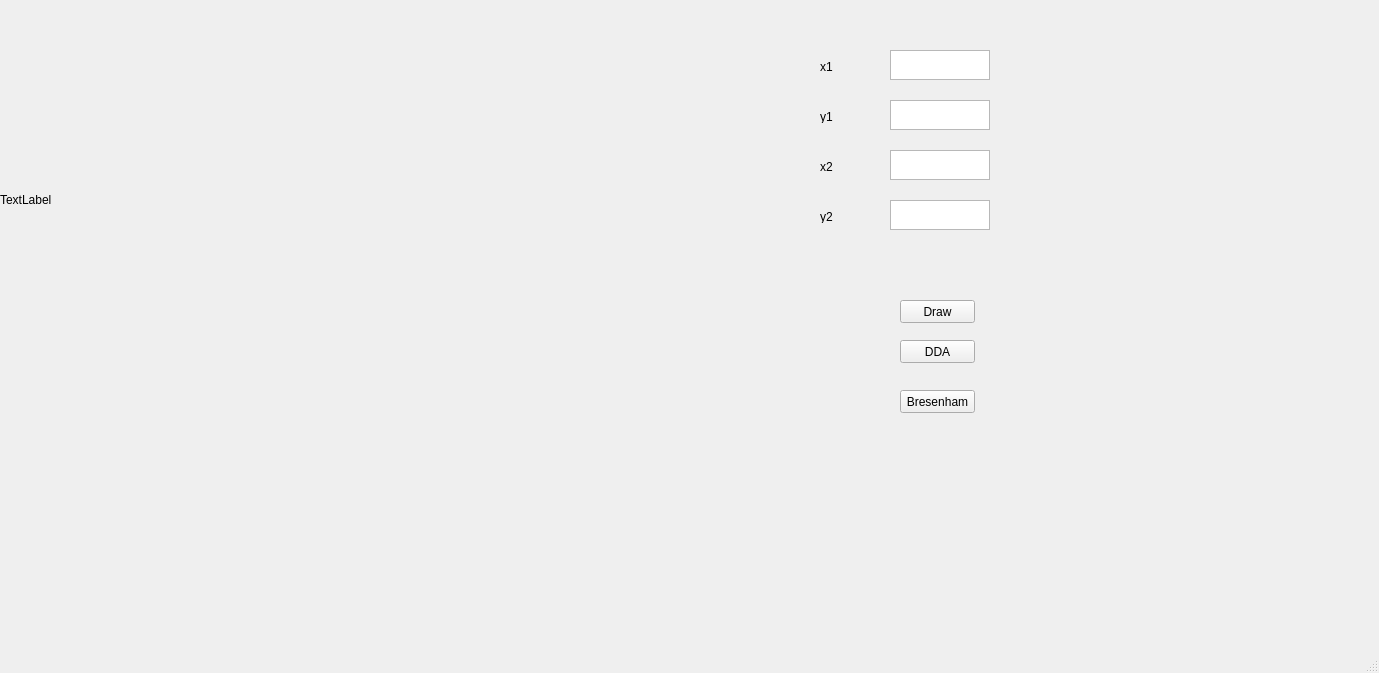
<?xml version="1.0" encoding="UTF-8"?>
<ui version="4.0">
 <class>MainWindow</class>
 <widget class="QMainWindow" name="MainWindow">
  <property name="geometry">
   <rect>
    <x>0</x>
    <y>0</y>
    <width>1379</width>
    <height>673</height>
   </rect>
  </property>
  <property name="windowTitle">
   <string>MainWindow</string>
  </property>
  <widget class="QWidget" name="centralwidget">
   <widget class="QLabel" name="label">
    <property name="geometry">
     <rect>
      <x>0</x>
      <y>0</y>
      <width>400</width>
      <height>400</height>
     </rect>
    </property>
    <property name="text">
     <string>TextLabel</string>
    </property>
   </widget>
   <widget class="QLabel" name="label_2">
    <property name="geometry">
     <rect>
      <x>820</x>
      <y>60</y>
      <width>47</width>
      <height>13</height>
     </rect>
    </property>
    <property name="text">
     <string>x1</string>
    </property>
   </widget>
   <widget class="QLabel" name="label_3">
    <property name="geometry">
     <rect>
      <x>820</x>
      <y>110</y>
      <width>47</width>
      <height>13</height>
     </rect>
    </property>
    <property name="text">
     <string>y1</string>
    </property>
   </widget>
   <widget class="QLabel" name="label_4">
    <property name="geometry">
     <rect>
      <x>820</x>
      <y>160</y>
      <width>47</width>
      <height>13</height>
     </rect>
    </property>
    <property name="text">
     <string>x2</string>
    </property>
   </widget>
   <widget class="QLabel" name="label_5">
    <property name="geometry">
     <rect>
      <x>820</x>
      <y>210</y>
      <width>47</width>
      <height>13</height>
     </rect>
    </property>
    <property name="text">
     <string>y2</string>
    </property>
   </widget>
   <widget class="QPushButton" name="pushButton">
    <property name="geometry">
     <rect>
      <x>900</x>
      <y>300</y>
      <width>75</width>
      <height>23</height>
     </rect>
    </property>
    <property name="text">
     <string>Draw</string>
    </property>
   </widget>
   <widget class="QPushButton" name="pushButton_2">
    <property name="geometry">
     <rect>
      <x>900</x>
      <y>340</y>
      <width>75</width>
      <height>23</height>
     </rect>
    </property>
    <property name="text">
     <string>DDA</string>
    </property>
   </widget>
   <widget class="QPushButton" name="pushButton_3">
    <property name="geometry">
     <rect>
      <x>900</x>
      <y>390</y>
      <width>75</width>
      <height>23</height>
     </rect>
    </property>
    <property name="text">
     <string>Bresenham</string>
    </property>
   </widget>
   <widget class="QTextEdit" name="textEdit">
    <property name="geometry">
     <rect>
      <x>890</x>
      <y>50</y>
      <width>100</width>
      <height>30</height>
     </rect>
    </property>
   </widget>
   <widget class="QTextEdit" name="textEdit_2">
    <property name="geometry">
     <rect>
      <x>890</x>
      <y>100</y>
      <width>100</width>
      <height>30</height>
     </rect>
    </property>
   </widget>
   <widget class="QTextEdit" name="textEdit_3">
    <property name="geometry">
     <rect>
      <x>890</x>
      <y>150</y>
      <width>100</width>
      <height>30</height>
     </rect>
    </property>
   </widget>
   <widget class="QTextEdit" name="textEdit_4">
    <property name="geometry">
     <rect>
      <x>890</x>
      <y>200</y>
      <width>100</width>
      <height>30</height>
     </rect>
    </property>
   </widget>
  </widget>
  <widget class="QMenuBar" name="menubar">
   <property name="geometry">
    <rect>
     <x>0</x>
     <y>0</y>
     <width>1379</width>
     <height>21</height>
    </rect>
   </property>
  </widget>
  <widget class="QStatusBar" name="statusbar"/>
 </widget>
 <resources/>
 <connections/>
</ui>
